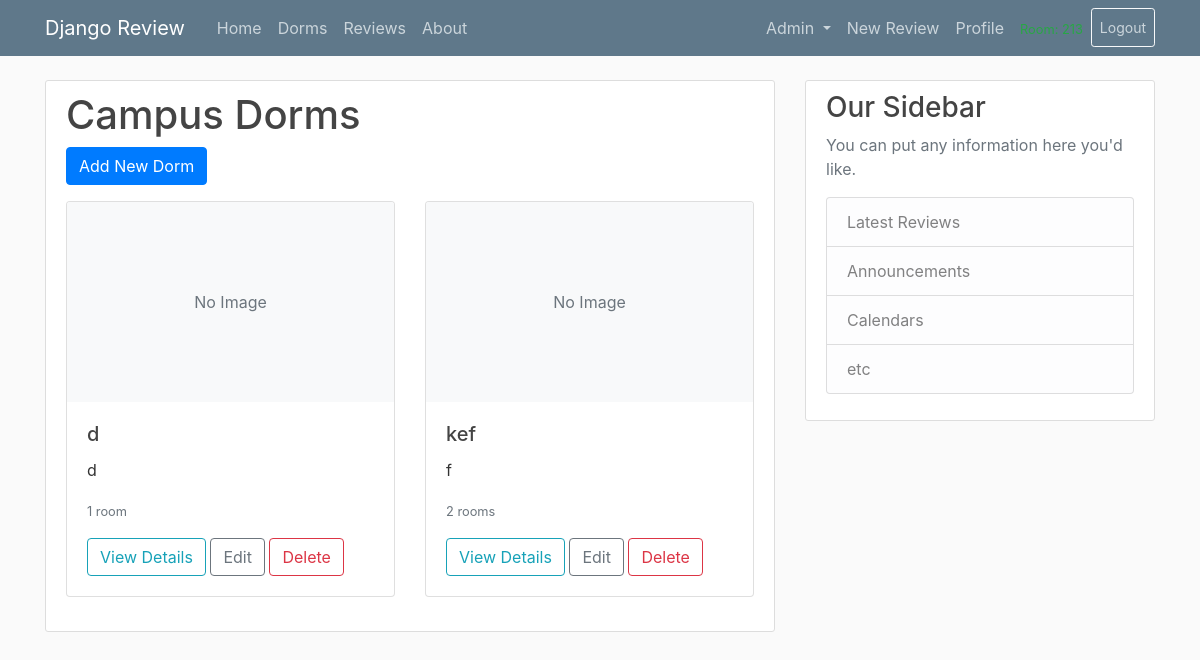
Before: /dorms/ (signed in) with the older database file.
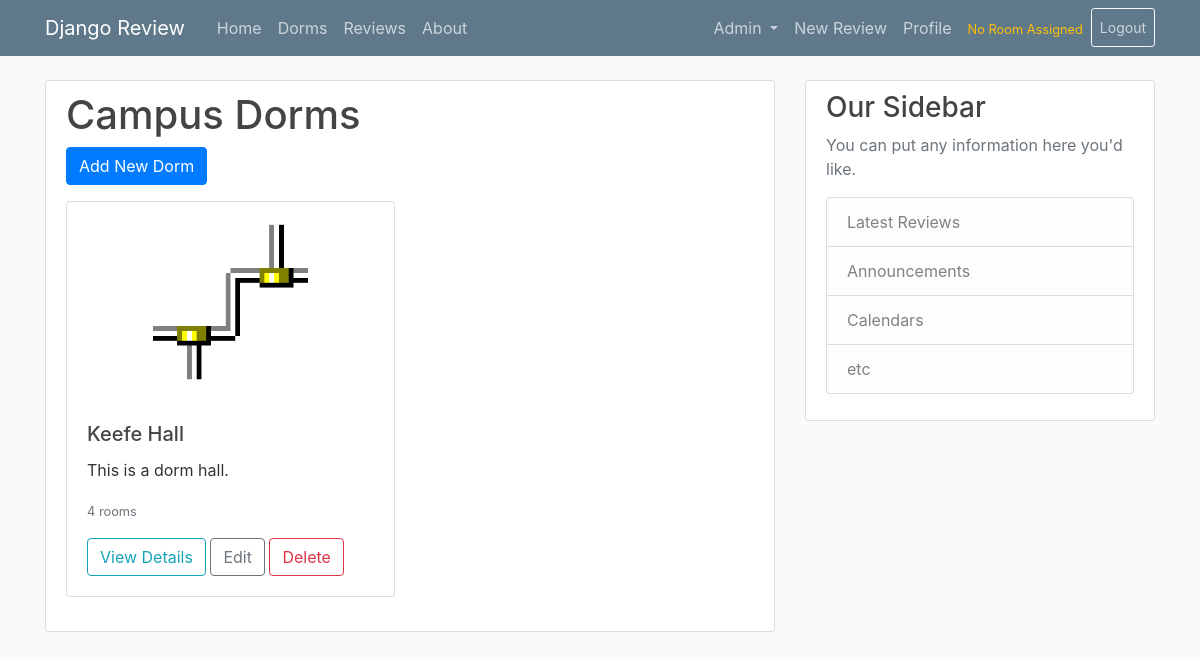
After: the same page with the newer database file.
### review/models.py (models this page shows, shortened)
class Dorm(models.Model):
    name = models.CharField(max_length=100)
    description = models.TextField()
    image = models.ImageField(upload_to='dorm_images', blank=True, null=True)

### review/views.py (the view)
# urls.py: path('dorms/', DormListView.as_view(), name='dorm-list'),
class DormListView(ListView):
    model = Dorm
    template_name = 'review/dorm_list.html'
    context_object_name = 'dorms'
    ordering = ['name']

### review/templates/review/dorm_list.html
{% extends 'review/base.html' %}
{% block content %}
    <div class="content-section">
        <h1>Campus Dorms</h1>
        {% if user.is_staff %}
            <div class="mb-3">
                <a class="btn btn-primary" href="{% url 'dorm-create' %}">Add New Dorm</a>
            </div>
        {% endif %}
        <div class="row">
            {% for dorm in dorms %}
                <div class="col-md-6 mb-4">
                    <div class="card h-100">
                        {% if dorm.image %}
                            <img src="{{ dorm.image.url }}" class="card-img-top" alt="{{ dorm.name }}" style="height: 200px; object-fit: cover;">
                        {% else %}
                            <div class="card-img-top bg-light d-flex justify-content-center align-items-center" style="height: 200px;">
                                <span class="text-muted">No Image</span>
                            </div>
                        {% endif %}
                        <div class="card-body">
                            <h5 class="card-title">{{ dorm.name }}</h5>
                            <p class="card-text">{{ dorm.description|truncatechars:100 }}</p>
                            <p class="card-text">
                                <small class="text-muted">{{ dorm.rooms.count }} room{{ dorm.rooms.count|pluralize }}</small>
                            </p>
                            <a href="{% url 'dorm-detail' dorm.id %}" class="btn btn-outline-info">View Details</a>
                            {% if user.is_staff %}
                                <a href="{% url 'dorm-update' dorm.id %}" class="btn btn-outline-secondary">Edit</a>
                                <a href="{% url 'dorm-delete' dorm.id %}" class="btn btn-outline-danger">Delete</a>
                            {% endif %}
                        </div>
                    </div>
                </div>
            {% empty %}
                <div class="col">
                    <p>No dorms have been added yet.</p>
                </div>
            {% endfor %}
        </div>
    </div>
{% endblock content %}

Changed rows visible on the page:
removed Dorm: image "No Image", name "d", description "d", rooms.count "1"
changed Dorm: image: picture added; name "kef" → "Keefe Hall"; description "f" → "This is a dorm hall."; rooms.count "2" → "4"; no longer shows "No Image"
Other visible differences:
text now shown: "No Room Assigned"
